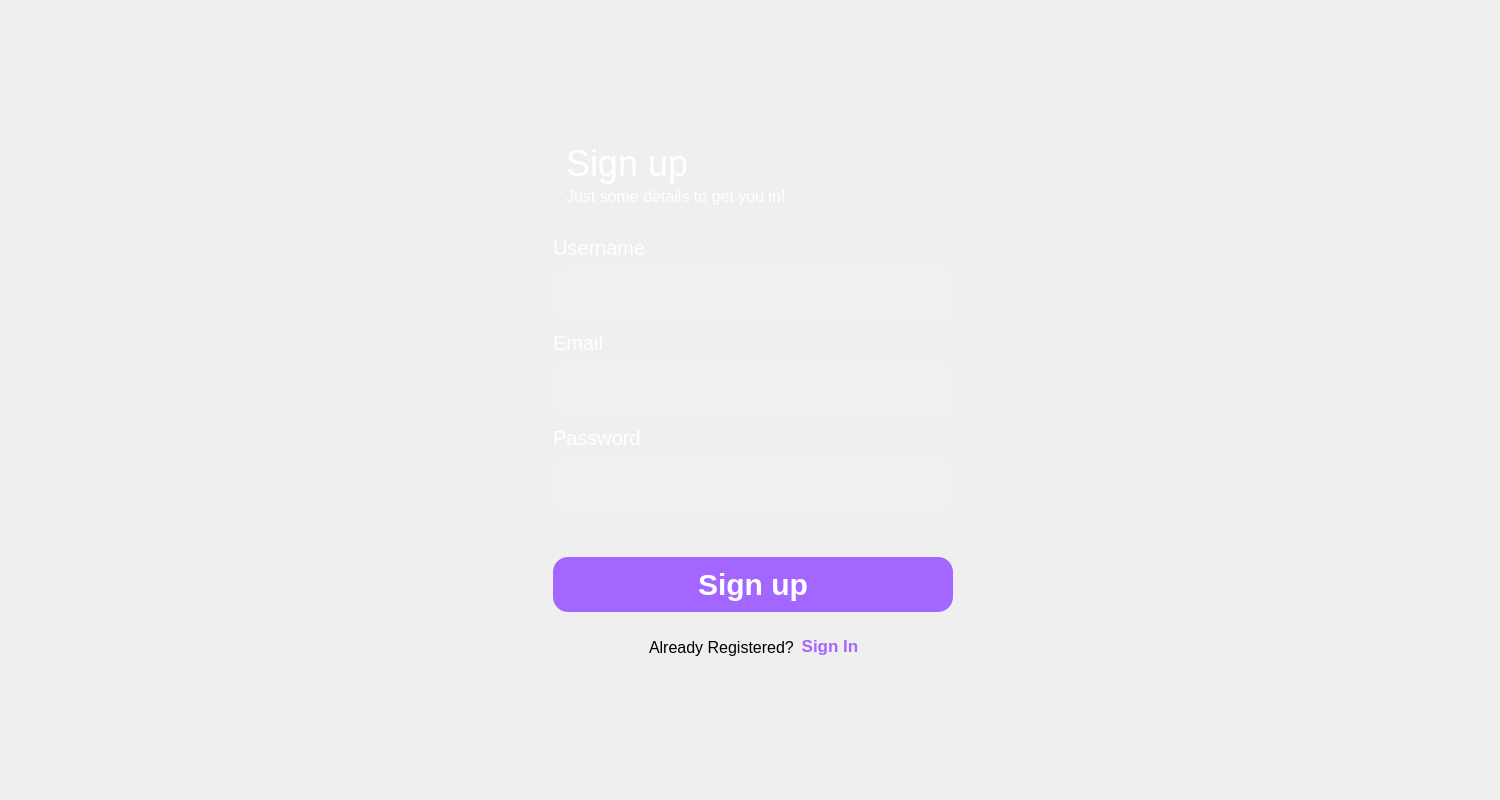
<?xml version="1.0" encoding="UTF-8"?>
<ui version="4.0">
 <class>signupForm</class>
 <widget class="QDialog" name="signupForm">
  <property name="geometry">
   <rect>
    <x>0</x>
    <y>0</y>
    <width>1500</width>
    <height>800</height>
   </rect>
  </property>
  <property name="windowTitle">
   <string>Dialog</string>
  </property>
  <widget class="QLabel" name="Alreadyregistered">
   <property name="geometry">
    <rect>
     <x>649</x>
     <y>637</y>
     <width>151</width>
     <height>21</height>
    </rect>
   </property>
   <property name="font">
    <font>
     <family>Arial</family>
     <pointsize>-1</pointsize>
     <italic>false</italic>
     <bold>false</bold>
    </font>
   </property>
   <property name="styleSheet">
    <string notr="true">font:16px;
color:black;
font-weight:500pt;</string>
   </property>
   <property name="text">
    <string>Already Registered?</string>
   </property>
  </widget>
  <widget class="QPushButton" name="signUpButton">
   <property name="geometry">
    <rect>
     <x>553</x>
     <y>557</y>
     <width>400</width>
     <height>55</height>
    </rect>
   </property>
   <property name="styleSheet">
    <string notr="true">QPushButton{
	font: 30px;
	background-color: #A366FF;
	color: white;
	border-radius: 15px;
	font-weight:bold;
}
QPushButton:hover{
	color: white;
	background-color: #8BB5FF;
}
</string>
   </property>
   <property name="text">
    <string>Sign up</string>
   </property>
  </widget>
  <widget class="QLineEdit" name="username">
   <property name="geometry">
    <rect>
     <x>553</x>
     <y>267</y>
     <width>400</width>
     <height>55</height>
    </rect>
   </property>
   <property name="styleSheet">
    <string notr="true">background-color: rgba(255, 255, 255, 15);
border: 5px;
border-color: white;
border-radius: 15px;
font: 20px;
</string>
   </property>
  </widget>
  <widget class="QLabel" name="Signup">
   <property name="geometry">
    <rect>
     <x>566</x>
     <y>143</y>
     <width>131</width>
     <height>41</height>
    </rect>
   </property>
   <property name="font">
    <font>
     <family>Arial</family>
     <pointsize>-1</pointsize>
     <italic>false</italic>
     <bold>false</bold>
    </font>
   </property>
   <property name="styleSheet">
    <string notr="true">font:36px;
color:white;
font-weight:600pt;
</string>
   </property>
   <property name="text">
    <string>Sign up</string>
   </property>
  </widget>
  <widget class="QLabel" name="passwordText">
   <property name="geometry">
    <rect>
     <x>553</x>
     <y>430</y>
     <width>91</width>
     <height>16</height>
    </rect>
   </property>
   <property name="font">
    <font>
     <family>Arial</family>
     <pointsize>-1</pointsize>
     <italic>false</italic>
     <bold>false</bold>
    </font>
   </property>
   <property name="styleSheet">
    <string notr="true">font:20px;
color:white;
font-weight:400pt;</string>
   </property>
   <property name="text">
    <string>Password</string>
   </property>
  </widget>
  <widget class="QLabel" name="justsomedetails">
   <property name="geometry">
    <rect>
     <x>566</x>
     <y>186</y>
     <width>221</width>
     <height>21</height>
    </rect>
   </property>
   <property name="font">
    <font>
     <family>Arial</family>
     <pointsize>-1</pointsize>
     <italic>false</italic>
     <bold>false</bold>
    </font>
   </property>
   <property name="styleSheet">
    <string notr="true">font:16px;
color:white;
font-weight:500pt;</string>
   </property>
   <property name="text">
    <string>Just some details to get you in!</string>
   </property>
  </widget>
  <widget class="QLineEdit" name="email">
   <property name="geometry">
    <rect>
     <x>553</x>
     <y>362</y>
     <width>400</width>
     <height>55</height>
    </rect>
   </property>
   <property name="styleSheet">
    <string notr="true">background-color: rgba(255, 255, 255, 13);
border: 5px;
border-color: rgb(255, 255, 255);
border-radius: 15px;
font: 20px;
</string>
   </property>
  </widget>
  <widget class="QPushButton" name="signinButton">
   <property name="geometry">
    <rect>
     <x>800</x>
     <y>633</y>
     <width>60</width>
     <height>25</height>
    </rect>
   </property>
   <property name="styleSheet">
    <string notr="true">QPushButton{
	font: 17px;
	background-color: transparent;
	color: #A366FF;
	font-weight:bold;
	border:  none;
}
QPushButton:hover{
	color: #8BB5FF;
}</string>
   </property>
   <property name="text">
    <string>Sign In</string>
   </property>
  </widget>
  <widget class="QLabel" name="emailText">
   <property name="geometry">
    <rect>
     <x>553</x>
     <y>335</y>
     <width>58</width>
     <height>16</height>
    </rect>
   </property>
   <property name="font">
    <font>
     <family>Arial</family>
     <pointsize>-1</pointsize>
     <italic>false</italic>
     <bold>false</bold>
    </font>
   </property>
   <property name="styleSheet">
    <string notr="true">font:20px;
color:white;
font-weight:400pt;</string>
   </property>
   <property name="text">
    <string>Email</string>
   </property>
  </widget>
  <widget class="QLineEdit" name="password">
   <property name="geometry">
    <rect>
     <x>553</x>
     <y>457</y>
     <width>400</width>
     <height>55</height>
    </rect>
   </property>
   <property name="styleSheet">
    <string notr="true">background-color: rgba(255, 255, 255, 13);
border: 5px;
border-color: rgb(255, 255, 255);
border-radius: 15px;
font: 20px;
</string>
   </property>
  </widget>
  <widget class="QLabel" name="usernameText">
   <property name="geometry">
    <rect>
     <x>553</x>
     <y>240</y>
     <width>91</width>
     <height>16</height>
    </rect>
   </property>
   <property name="font">
    <font>
     <family>Arial</family>
     <pointsize>-1</pointsize>
     <italic>false</italic>
     <bold>false</bold>
    </font>
   </property>
   <property name="styleSheet">
    <string notr="true">font:20px;
color:white;
font-weight:400pt;</string>
   </property>
   <property name="text">
    <string>Username</string>
   </property>
  </widget>
  <widget class="QLabel" name="background">
   <property name="geometry">
    <rect>
     <x>0</x>
     <y>0</y>
     <width>1500</width>
     <height>800</height>
    </rect>
   </property>
   <property name="text">
    <string/>
   </property>
  </widget>
  <widget class="QLabel" name="warning">
   <property name="geometry">
    <rect>
     <x>668</x>
     <y>520</y>
     <width>241</width>
     <height>31</height>
    </rect>
   </property>
   <property name="font">
    <font>
     <family>Arial</family>
     <pointsize>14</pointsize>
     <fontweight>Light</fontweight>
    </font>
   </property>
   <property name="styleSheet">
    <string notr="true">color:red;
</string>
   </property>
   <property name="text">
    <string/>
   </property>
  </widget>
  <zorder>background</zorder>
  <zorder>Alreadyregistered</zorder>
  <zorder>signUpButton</zorder>
  <zorder>username</zorder>
  <zorder>Signup</zorder>
  <zorder>passwordText</zorder>
  <zorder>justsomedetails</zorder>
  <zorder>email</zorder>
  <zorder>signinButton</zorder>
  <zorder>emailText</zorder>
  <zorder>password</zorder>
  <zorder>usernameText</zorder>
  <zorder>warning</zorder>
 </widget>
 <resources/>
 <connections/>
</ui>
